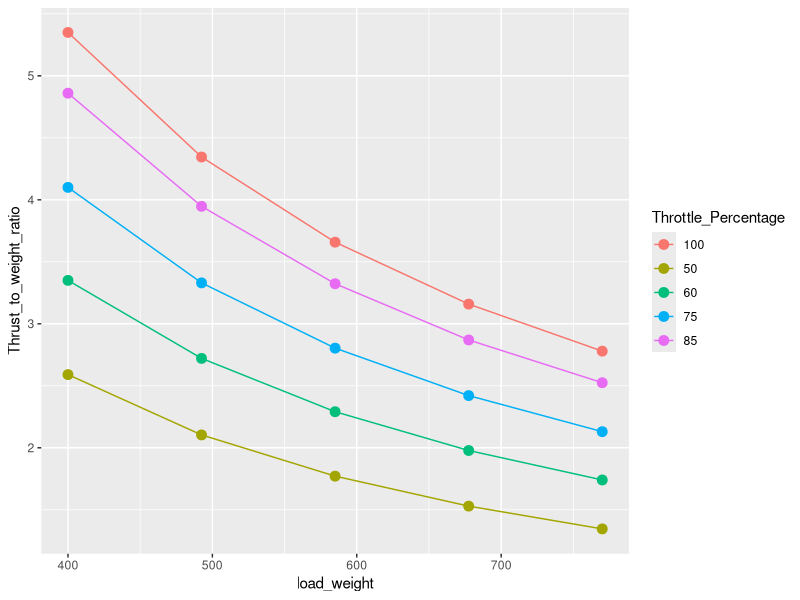

R code for this plot:
## ---- chunk 1
library(reshape2)
library(ggplot2)
## ---- chunk 2
num_motor<-4
load_weight<-seq(400,770,by=370/4)
total_motor_thrust<-num_motor*cbind(259/load_weight,335/load_weight,410/load_weight,486/load_weight,535/load_weight)
amps.per.motor<-c(3.9,5.6,7.3,9.4,11.1)
watts.per.motor<-c(43,62,81,104,123)
percentage.per.motor<-c(50,60,75,85,100)
total_motor_thrust<-data.frame(total_motor_thrust)
tmt<-data.frame(cbind(load_weight,total_motor_thrust))
names(tmt)<-c("load_weight",percentage.per.motor)

time<-seq(1,60,by=1)


bat<-data.frame(cbind(percentage.per.motor,4*amps.per.motor,60*((amps.per.motor*4/.7)/1.3)))
names(bat)<-c("Throttle_Percentage","Total_Current","Bat")


tmt<-reshape(tmt, 
  varying = c("50", "60", "75", "85", "100"), 
  v.names = "Thrust_to_weight_ratio",
  timevar = "Throttle_Percentage", 
  times = c("50", "60", "75", "85", "100"), 
  idvar = c("load_weight"),
  direction = "long")

ggplot(tmt, aes(x=load_weight, y = Thrust_to_weight_ratio)) + 
geom_line(aes(colour=Throttle_Percentage, group=Throttle_Percentage)) + geom_point(aes(colour=Throttle_Percentage),size=3) 

battlife<-(1.3/(amps.per.motor*4)*.7)

